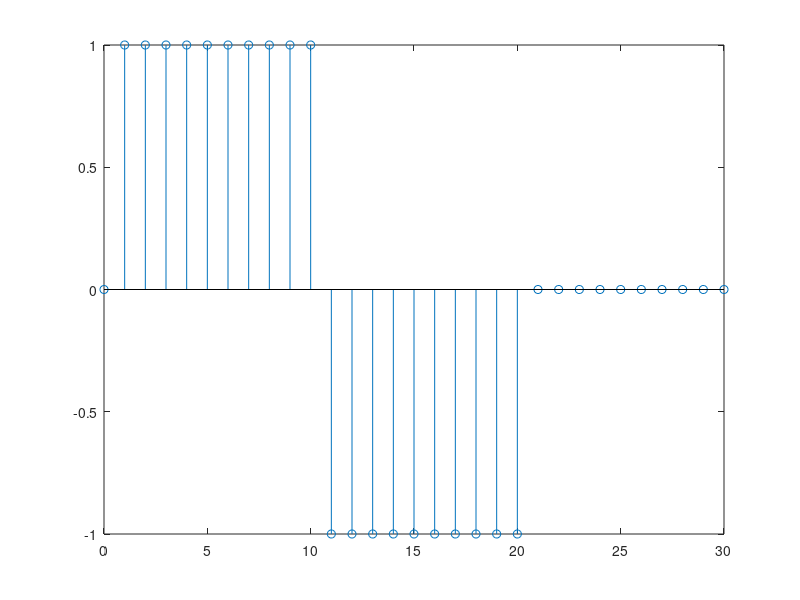

MATLAB code for this plot:
n = 0:30;
a = [1 0];
b = [1 -1];
f = n.*([(n)>=0]-[(n-10)>=0]) + (20-n).*([(n-10)>=0]-[(n-20)>=0]);
y = filter(b,a,f);
stem(n,y);